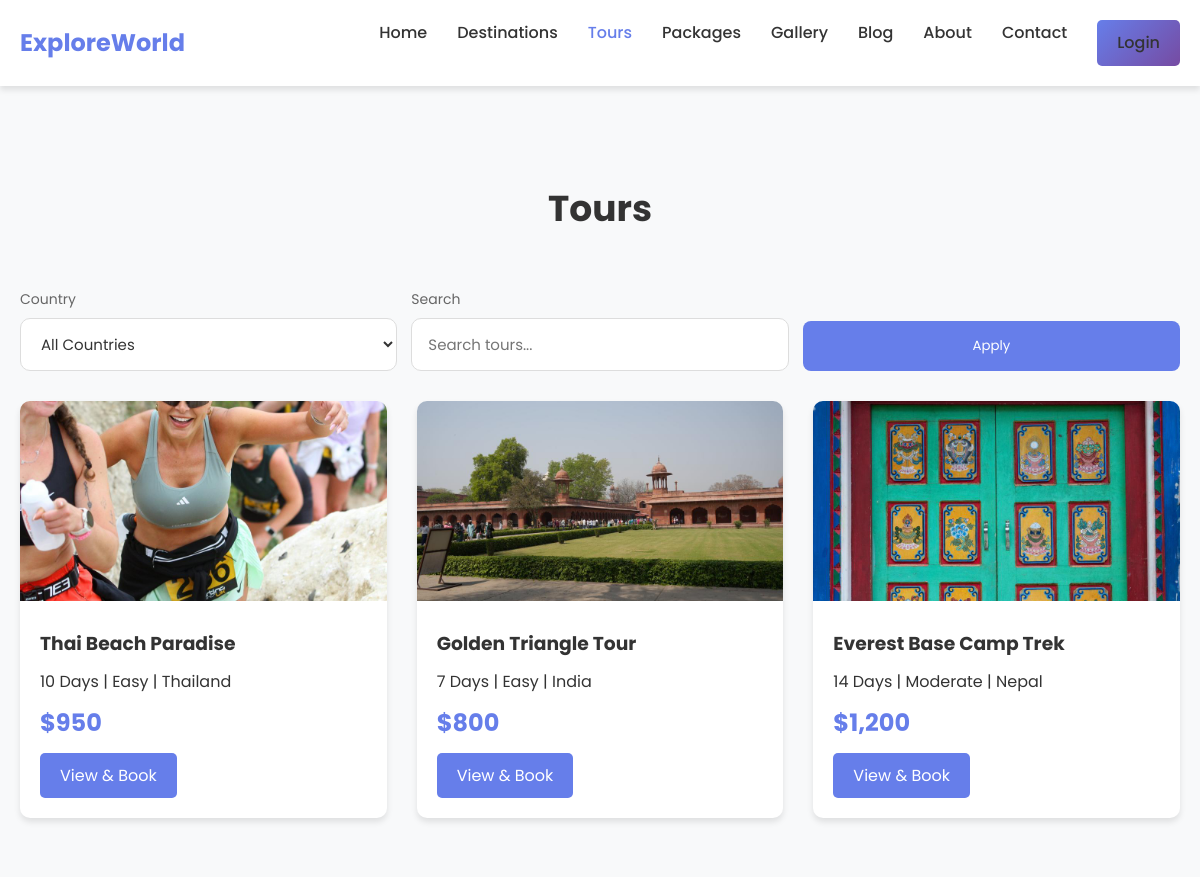
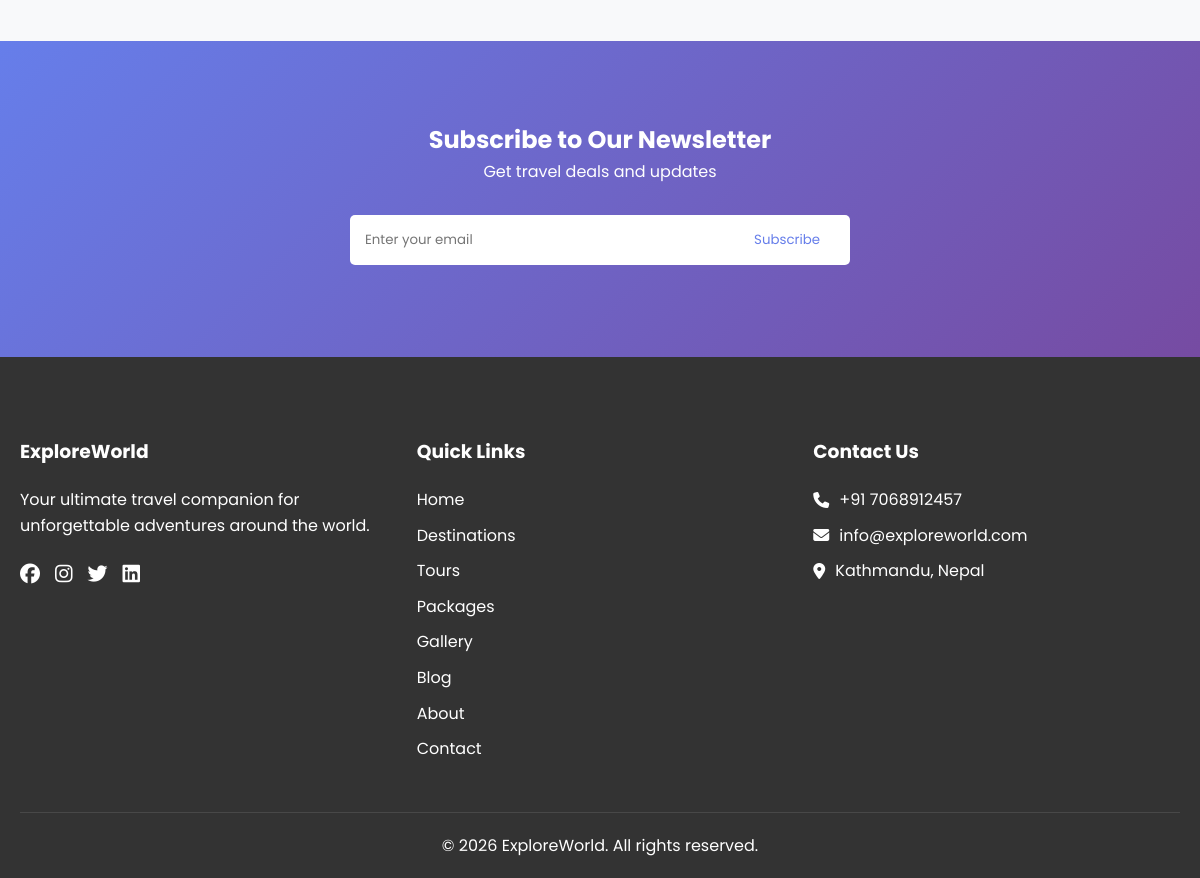
The app's page /tours.php with its own data (2 pictures, top to bottom).
### tables this page shows
CREATE TABLE IF NOT EXISTS tours (
    id INT AUTO_INCREMENT PRIMARY KEY,
    name VARCHAR(100) NOT NULL,
    description TEXT,
    destination_id INT,
    duration INT,
    difficulty ENUM('Easy', 'Moderate', 'Difficult'),
    price DECIMAL(10,2),
    image_url VARCHAR(255),
    created_at TIMESTAMP DEFAULT CURRENT_TIMESTAMP,
    FOREIGN KEY (destination_id) REFERENCES destinations(id)
        ON UPDATE CASCADE
        ON DELETE SET NULL
);

CREATE TABLE IF NOT EXISTS destinations (
    id INT AUTO_INCREMENT PRIMARY KEY,
    name VARCHAR(100) NOT NULL,
    description TEXT,
    location VARCHAR(255),
    country VARCHAR(100),
    image_url VARCHAR(255),
    rating DECIMAL(3,2),
    created_at TIMESTAMP DEFAULT CURRENT_TIMESTAMP
);

### includes/init.php (called while the page is built, shortened)
<?php
require_once __DIR__ . '/../config/database.php';
function url_path(string $path): string {
    return BASE_URL . '/' . ltrim($path, '/');
}
function e(string $value): string {
    return htmlspecialchars($value, ENT_QUOTES, 'UTF-8');
}
?>

### config/database.php (called while the page is built, shortened)
<?php
$isDevelopment = getenv('APP_ENV') === 'development';
try {
    $conn = new mysqli(DB_HOST, DB_USER, DB_PASS, DB_NAME);
} catch (Exception $e) {
    error_log("Database connection error: " . $e->getMessage());
    if ($isDevelopment) {
        die("Database connection error: " . htmlspecialchars($e->getMessage(), ENT_QUOTES, 'UTF-8'));
    }
    die("We're experiencing technical difficulties. Please try again later.");
}
function execute_query($sql, $types = "", $params = []) {
    global $conn;
    try {
        $stmt = $conn->prepare($sql);
        if (!$stmt->execute()) {
            throw new Exception("Execute failed: " . $stmt->error);
        }
        return $stmt;
    } catch (Exception $e) {
        error_log("Query execution error: " . $e->getMessage());
        return false;
    }
}
function get_results($stmt) {
    $result = $stmt->get_result();
    $rows = [];
    while ($row = $result->fetch_assoc()) {
        $rows[] = $row;
    }
    return $rows;
}
?>

### tours.php (the view, shortened to what this page needs)
<?php
$active_nav = 'tours';
require_once __DIR__ . '/includes/header.php';
$q = isset($_GET['q']) ? trim((string)$_GET['q']) : '';
$types = '';
$params = [];
$sql = "SELECT t.id, t.name, t.description, t.duration, t.difficulty, t.price, t.image_url,
               d.name AS destination_name, d.country
        FROM tours t
        LEFT JOIN destinations d ON d.id = t.destination_id";
$sql .= " ORDER BY t.created_at DESC, t.id DESC";
$stmt = execute_query($sql, $types, $params);
$tours = $stmt ? get_results($stmt) : [];
?>
<section class="destinations-page">
  <div class="container">
    <h1 class="section-title">Tours</h1>
    <div class="filter-section">
      <form method="get" style="display:grid; grid-template-columns: repeat(auto-fit, minmax(220px, 1fr)); gap: 14px;">
        <div class="filter-group">
          <label for="country">Country</label>
          <select id="country" name="country">
            <option value="">All Countries</option>
          </select>
        </div>
        <div class="filter-group">
          <label for="q">Search</label>
          <input type="text" id="q" name="q" placeholder="Search tours..." value="<?php echo e($q); ?>">
        </div>
        <div class="filter-group" style="align-self:end;">
          <button class="btn-search" type="submit" style="border-radius:8px;">Apply</button>
        </div>
      </form>
    </div>
    <div class="tour-grid">
      <?php foreach ($tours as $t): ?>
        <div class="tour-card">
          <img src="<?php echo e(url_path($t['image_url'] ?: 'assets/images/everest.svg')); ?>" alt="<?php echo e($t['name']); ?>">
          <div class="card-content">
            <h3><?php echo e($t['name']); ?></h3>
            <p><?php echo e((string)$t['duration']); ?> Days | <?php echo e((string)$t['difficulty']); ?><?php if (!empty($t['country'])): ?> | <?php echo e((string)$t['country']); ?><?php endif; ?></p>
            <div class="price">$<?php echo e(number_format((float)$t['price'], 0)); ?></div>
            <a href="<?php echo e(url_path('tour.php?id=' . urlencode((string)$t['id']))); ?>" class="btn-book">View & Book</a>
          </div>
        </div>
      <?php endforeach; ?>
    </div>
  </div>
</section>
<?php require_once __DIR__ . '/includes/footer.php'; ?>

### includes/header.php (shortened to what this page needs)
<?php
require_once __DIR__ . '/init.php';
$user = $_SESSION['user'] ?? null;
?>
<!DOCTYPE html>
<html lang="en">
<head>
  <link rel="stylesheet" href="https://cdnjs.cloudflare.com/ajax/libs/font-awesome/6.5.1/css/all.min.css">
  <link rel="stylesheet" href="<?php echo e(url_path('assets/css/style.css')); ?>">
</head>
<body>
  <nav class="navbar">
    <div class="container">
      <div class="logo">
        <a href="<?php echo e(url_path('index.php')); ?>">ExploreWorld</a>
      </div>
      <div class="nav-links" id="primary-navigation">
        <a href="<?php echo e(url_path('index.php')); ?>" class="<?php echo ($active_nav ?? '') === 'home' ? 'active' : ''; ?>">Home</a>
        <a href="<?php echo e(url_path('destinations.php')); ?>" class="<?php echo ($active_nav ?? '') === 'destinations' ? 'active' : ''; ?>">Destinations</a>
        <a href="<?php echo e(url_path('tours.php')); ?>" class="<?php echo ($active_nav ?? '') === 'tours' ? 'active' : ''; ?>">Tours</a>
        <a href="<?php echo e(url_path('packages.php')); ?>" class="<?php echo ($active_nav ?? '') === 'packages' ? 'active' : ''; ?>">Packages</a>
        <a href="<?php echo e(url_path('gallery.php')); ?>" class="<?php echo ($active_nav ?? '') === 'gallery' ? 'active' : ''; ?>">Gallery</a>
        <a href="<?php echo e(url_path('blog.php')); ?>" class="<?php echo ($active_nav ?? '') === 'blog' ? 'active' : ''; ?>">Blog</a>
        <a href="<?php echo e(url_path('about.php')); ?>" class="<?php echo ($active_nav ?? '') === 'about' ? 'active' : ''; ?>">About</a>
        <a href="<?php echo e(url_path('contact.php')); ?>" class="<?php echo ($active_nav ?? '') === 'contact' ? 'active' : ''; ?>">Contact</a>
        <?php if ($user): ?>
          <a href="<?php echo e(url_path('dashboard.php')); ?>" class="<?php echo ($active_nav ?? '') === 'dashboard' ? 'active' : ''; ?>">Dashboard</a>
          <a href="<?php echo e(url_path('logout.php')); ?>" class="btn-login">Logout</a>
        <?php else: ?>
          <a href="<?php echo e(url_path('Login/login.php')); ?>" class="btn-login">Login</a>
        <?php endif; ?>
      </div>
    </div>
  </nav>

### includes/footer.php (shortened to what this page needs)
  <section class="newsletter">
    <div class="container">
      <h2>Subscribe to Our Newsletter</h2>
      <p>Get travel deals and updates</p>
      <form class="newsletter-form" method="post" action="<?php echo e(url_path('subscribe.php')); ?>">
        <input type="email" name="email" placeholder="Enter your email" required>
        <button type="submit" class="btn-subscribe">Subscribe</button>
      </form>
    </div>
  </section>
  <footer class="footer">
    <div class="container">
      <div class="footer-grid">
        <div class="footer-col">
          <h3>ExploreWorld</h3>
          <p>Your ultimate travel companion for unforgettable adventures around the world.</p>
          <div class="social-links">
            <a href="#" aria-label="Facebook"><i class="fab fa-facebook"></i></a>
            <a href="#" aria-label="Instagram"><i class="fab fa-instagram"></i></a>
            <a href="#" aria-label="Twitter"><i class="fab fa-twitter"></i></a>
            <a href="#" aria-label="LinkedIn"><i class="fab fa-linkedin"></i></a>
          </div>
        </div>
        <div class="footer-col">
          <h3>Quick Links</h3>
          <ul>
            <li><a href="<?php echo e(url_path('index.php')); ?>">Home</a></li>
            <li><a href="<?php echo e(url_path('destinations.php')); ?>">Destinations</a></li>
            <li><a href="<?php echo e(url_path('tours.php')); ?>">Tours</a></li>
            <li><a href="<?php echo e(url_path('packages.php')); ?>">Packages</a></li>
            <li><a href="<?php echo e(url_path('gallery.php')); ?>">Gallery</a></li>
            <li><a href="<?php echo e(url_path('blog.php')); ?>">Blog</a></li>
            <li><a href="<?php echo e(url_path('about.php')); ?>">About</a></li>
            <li><a href="<?php echo e(url_path('contact.php')); ?>">Contact</a></li>
          </ul>
        </div>
        <div class="footer-col">
          <h3>Contact Us</h3>
          <ul class="contact-info">
            <li><i class="fas fa-phone"></i> +91 7068912457</li>
            <li><i class="fas fa-envelope"></i> info@exploreworld.com</li>
            <li><i class="fas fa-map-marker-alt"></i> Kathmandu, Nepal</li>
          </ul>
        </div>
      </div>
      <div class="footer-bottom">
        <p>&copy; <?php echo date('Y'); ?> ExploreWorld. All rights reserved.</p>
      </div>
    </div>
  </footer>
</body>
</html>

### assets/css/style.css (style rules this page uses)
html { scroll-behavior: smooth; }
:root { --primary-color: #667eea; --secondary-color: #764ba2; --text-color: #333; --light-text: #666; --white: #fff; --background: #f8f9fa; --border-color: #ddd; --shadow: 0 4px 6px rgba(0, 0, 0, 0.1); --transition: all 0.3s ease; }
* { margin: 0; padding: 0; box-sizing: border-box; font-family: 'Poppins', sans-serif; }
body { line-height: 1.6; color: var(--text-color); background-color: var(--background); padding-top: 100px; }
.container { max-width: 1200px; margin: 0 auto; padding: 0 20px; }
.navbar { background-color: var(--white); box-shadow: var(--shadow); position: fixed; width: 100%; top: 0; z-index: 1000; }
.navbar .container { display: flex; justify-content: space-between; align-items: center; padding: 20px; }
.logo a { font-size: 24px; font-weight: 700; color: var(--primary-color); text-decoration: none; }
.nav-links { display: flex; gap: 30px; }
.nav-links a { color: var(--text-color); text-decoration: none; font-weight: 500; transition: var(--transition); }
.nav-links a:hover, .nav-links a.active { color: var(--primary-color); }
.btn-login { background: linear-gradient(135deg, var(--primary-color) 0%, var(--secondary-color) 100%); color: var(--white); padding: 10px 20px; border-radius: 5px; transition: var(--transition); }
.btn-search { background: var(--primary-color); color: var(--white); border: none; padding: 15px 30px; border-radius: 0 5px 5px 0; cursor: pointer; transition: var(--transition); }
.section-title { text-align: center; margin-bottom: 50px; font-size: 36px; color: var(--text-color); }
.card-content { padding: 20px; }
.card-content h3 { margin-bottom: 10px; }
.tour-grid { display: grid; grid-template-columns: repeat(auto-fit, minmax(300px, 1fr)); gap: 30px; }
.tour-card { background: var(--white); border-radius: 10px; overflow: hidden; box-shadow: var(--shadow); transition: var(--transition); }
.tour-card img { width: 100%; height: 200px; object-fit: cover; }
.price { font-size: 24px; font-weight: 700; color: var(--primary-color); margin: 10px 0; }
.btn-book { display: inline-block; padding: 10px 20px; background: var(--primary-color); color: var(--white); text-decoration: none; border-radius: 5px; transition: var(--transition); }
.destinations-page { padding: 80px 0 100px; }
.filter-section { margin-bottom: 30px; }
.filter-group { display: flex; flex-direction: column; gap: 8px; }
.filter-group label { font-size: 14px; color: var(--light-text); }
.filter-group input, .filter-group select, .filter-group textarea { width: 100%; padding: 14px 16px; border: 1px solid var(--border-color); border-radius: 10px; background: var(--white); color: var(--text-color); font-size: 15px; transition: border-color 0.2s ease; }
.newsletter { padding: 80px 0; background: linear-gradient(135deg, var(--primary-color) 0%, var(--secondary-color) 100%); color: var(--white); text-align: center; }
.newsletter-form { display: flex; max-width: 500px; margin: 30px auto 0; }
.newsletter-form input { flex: 1; padding: 15px; border: none; border-radius: 5px 0 0 5px; }
.btn-subscribe { background: var(--white); color: var(--primary-color); border: none; padding: 15px 30px; border-radius: 0 5px 5px 0; cursor: pointer; transition: var(--transition); }
.footer { background: var(--text-color); color: var(--white); padding: 80px 0 20px; }
.footer-grid { display: grid; grid-template-columns: repeat(auto-fit, minmax(250px, 1fr)); gap: 30px; margin-bottom: 40px; }
.footer-col h3 { margin-bottom: 20px; }
.footer-col ul { list-style: none; }
.footer-col ul li { margin-bottom: 10px; }
.footer-col ul li a { color: var(--white); text-decoration: none; transition: var(--transition); }
.social-links { display: flex; gap: 15px; margin-top: 20px; }
.social-links a { color: var(--white); font-size: 20px; transition: var(--transition); }
.contact-info li { display: flex; align-items: center; gap: 10px; }
.footer-bottom { text-align: center; padding-top: 20px; border-top: 1px solid rgba(255, 255, 255, 0.1); }

### records on screen
tours: image_url (picture), name "Thai Beach Paradise", duration "10", difficulty "Easy", destination.country "Thailand", price "950"
tours: image_url (picture), name "Golden Triangle Tour", duration "7", difficulty "Easy", destination.country "India", price "800"
tours: image_url (picture), name "Everest Base Camp Trek", duration "14", difficulty "Moderate", destination.country "Nepal", price "1,200"
